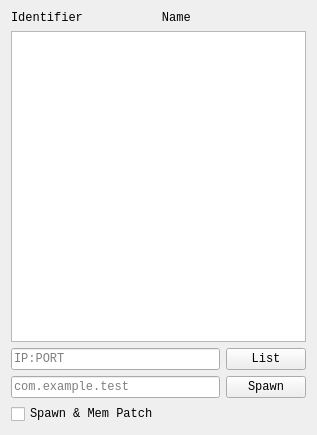
<?xml version="1.0" encoding="UTF-8"?>
<ui version="4.0">
 <class>SpawnDialogUi</class>
 <widget class="QDialog" name="SpawnDialogUi">
  <property name="geometry">
   <rect>
    <x>0</x>
    <y>0</y>
    <width>317</width>
    <height>435</height>
   </rect>
  </property>
  <property name="font">
   <font>
    <family>Courier New</family>
   </font>
  </property>
  <property name="windowTitle">
   <string>App List</string>
  </property>
  <layout class="QGridLayout" name="gridLayout">
   <item row="2" column="1">
    <widget class="QPushButton" name="appListBtn">
     <property name="focusPolicy">
      <enum>Qt::NoFocus</enum>
     </property>
     <property name="text">
      <string>List</string>
     </property>
    </widget>
   </item>
   <item row="4" column="1">
    <widget class="QPushButton" name="spawnBtn">
     <property name="focusPolicy">
      <enum>Qt::NoFocus</enum>
     </property>
     <property name="text">
      <string>Spawn</string>
     </property>
    </widget>
   </item>
   <item row="0" column="0" colspan="2">
    <widget class="QLabel" name="appListLabel">
     <property name="text">
      <string>Identifier           Name</string>
     </property>
    </widget>
   </item>
   <item row="1" column="0" colspan="2">
    <widget class="QTextBrowser" name="appListBrowser"/>
   </item>
   <item row="2" column="0">
    <widget class="QLineEdit" name="remoteAddrInput">
     <property name="enabled">
      <bool>true</bool>
     </property>
     <property name="focusPolicy">
      <enum>Qt::StrongFocus</enum>
     </property>
     <property name="text">
      <string/>
     </property>
     <property name="frame">
      <bool>true</bool>
     </property>
     <property name="placeholderText">
      <string>IP:PORT</string>
     </property>
    </widget>
   </item>
   <item row="4" column="0">
    <widget class="QLineEdit" name="spawnTargetId">
     <property name="focusPolicy">
      <enum>Qt::StrongFocus</enum>
     </property>
     <property name="text">
      <string/>
     </property>
     <property name="placeholderText">
      <string>com.example.test</string>
     </property>
    </widget>
   </item>
   <item row="5" column="0">
    <widget class="QCheckBox" name="checkBox">
     <property name="sizeIncrement">
      <size>
       <width>0</width>
       <height>10</height>
      </size>
     </property>
     <property name="text">
      <string>Spawn &amp;&amp; Mem Patch</string>
     </property>
    </widget>
   </item>
  </layout>
 </widget>
 <resources/>
 <connections/>
</ui>
